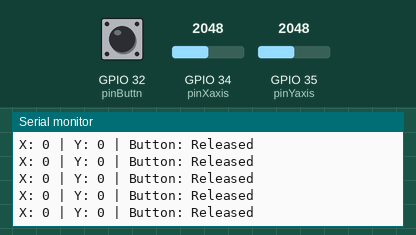
Recording of a sketch running on a simulated ESP32. Shown: the last lines printed to the serial monitor. Inputs (shaded band) come from the test bench; at power-on: GPIO 32 (pinButtn) HIGH, GPIO 34 (pinXaxis) = 2048, GPIO 35 (pinYaxis) = 2048.

Above: at 1.7 s.
1.8 s: GPIO 32 (pinButtn) pulled LOW for 0.15 s
At 1.83 s:
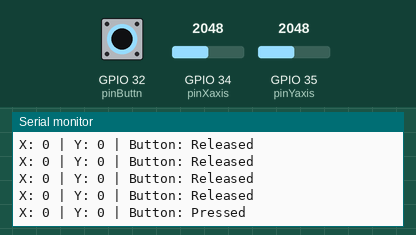
3.4 s: GPIO 34 (pinXaxis) set to 2866
At 3.44 s:
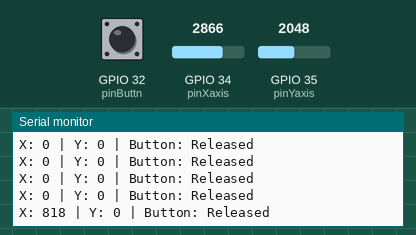
4.9 s: GPIO 35 (pinYaxis) set to 2866
At 4.95 s:
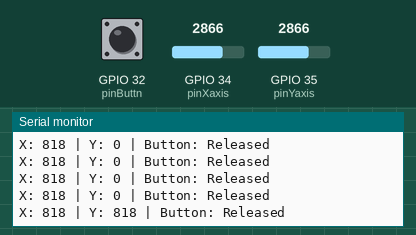
6.4 s: GPIO 32 (pinButtn) pulled LOW for 1 s
At 6.45 s:
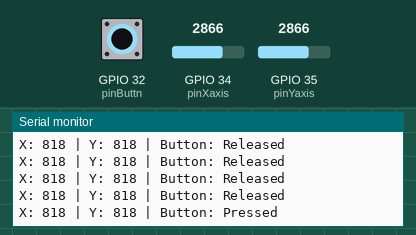
8.9 s: GPIO 34 (pinXaxis) set to 3603
At 8.97 s:
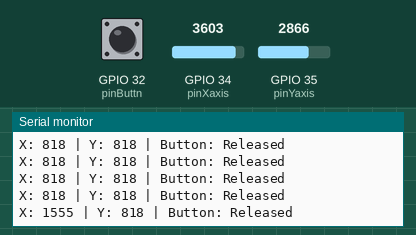
10.4 s: GPIO 35 (pinYaxis) set to 3603
At 10.47 s:
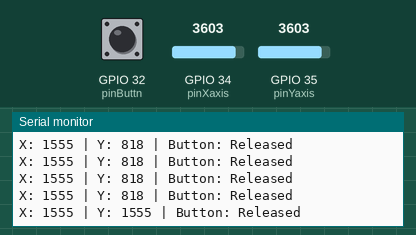
Timing chart, 0 to 12.9 s (numbered marks = the images above; inputs shaded):
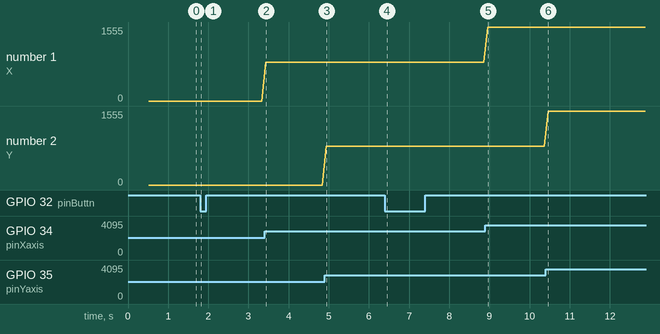

The sketch:

joystickTest.ino
```cpp
const int pinXaxis = 34;
const int pinYaxis = 35;
const int pinButtn = 32;

// centering constants
int xCenter = 2048;
int yCenter = 2048;

void setup() {
  Serial.begin(115200);

  // ADC pins are input by default, but explicit doesn't hurt
  pinMode(pinXaxis, INPUT);
  pinMode(pinYaxis, INPUT);

  pinMode(pinButtn, INPUT_PULLUP);

  // quick calibration
  long xSum = 0, ySum = 0;

  for (int i = 0; i < 100; i++) {
    xSum += analogRead(pinXaxis);
    ySum += analogRead(pinYaxis);
    delay(5);
  }

  xCenter = xSum / 100;
  yCenter = ySum / 100;
}

void loop() {
  int xVal = analogRead(pinXaxis) - xCenter;   // 0–4095
  int yVal = analogRead(pinYaxis) - yCenter;   // 0–4095
  int btnVal = digitalRead(pinButtn); // HIGH or LOW

  // =========================
  // DEAD ZONE (±300)
  // =========================
  if (abs(xVal) < 50) xVal = 0;
  if (abs(yVal) < 50) yVal = 0;

  Serial.print("X: ");
  Serial.print(xVal);

  Serial.print(" | Y: ");
  Serial.print(yVal);

  Serial.print(" | Button: ");
  Serial.println(btnVal == HIGH ? "Released" : "Pressed");

  delay(100);
}
```

Measured:
- after the input at 1.8 s, the serial monitor: prints a new line at once (image 1)
- after the input at 3.4 s, the serial monitor: prints a new line at once (image 2)
- after the input at 4.9 s, the serial monitor: prints a new line at once (image 3)
- after the input at 6.4 s, the serial monitor: prints a new line after 0.05 s (image 4)
- after the input at 8.9 s, the serial monitor: prints a new line after 0.06 s (image 5)
- after the input at 10.4 s, the serial monitor: prints a new line after 0.07 s (image 6)
- plotted number 1: 0 → 818 after the input at 3.4 s, 818 → 1555 after the input at 8.9 s
